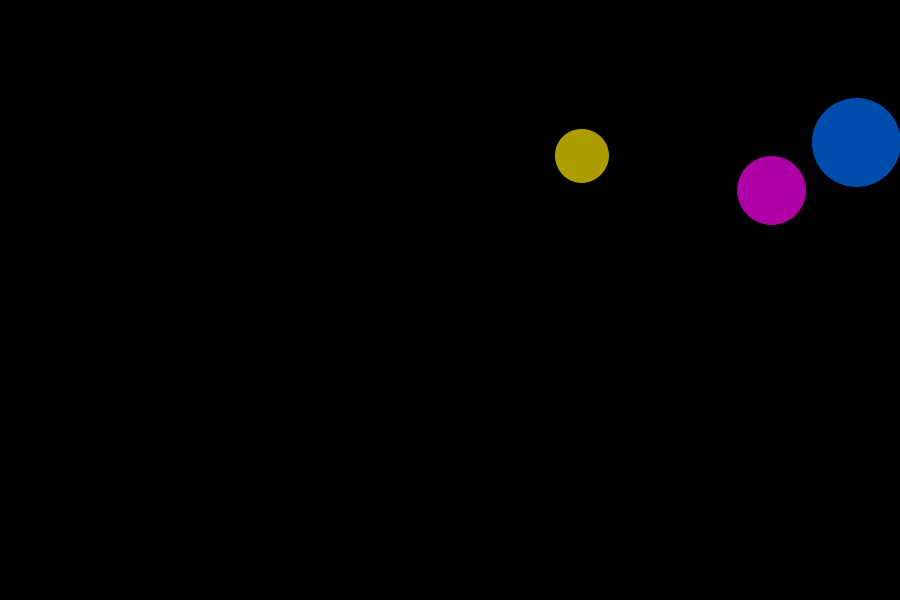
Frame 1 (no input)
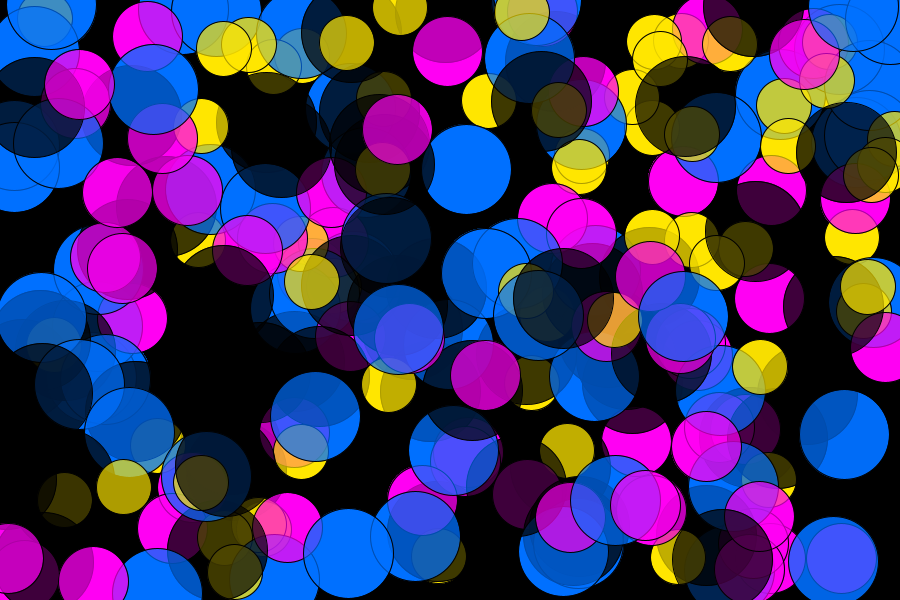
Frame 60 (the mouse pressed at the canvas centre just before this capture)
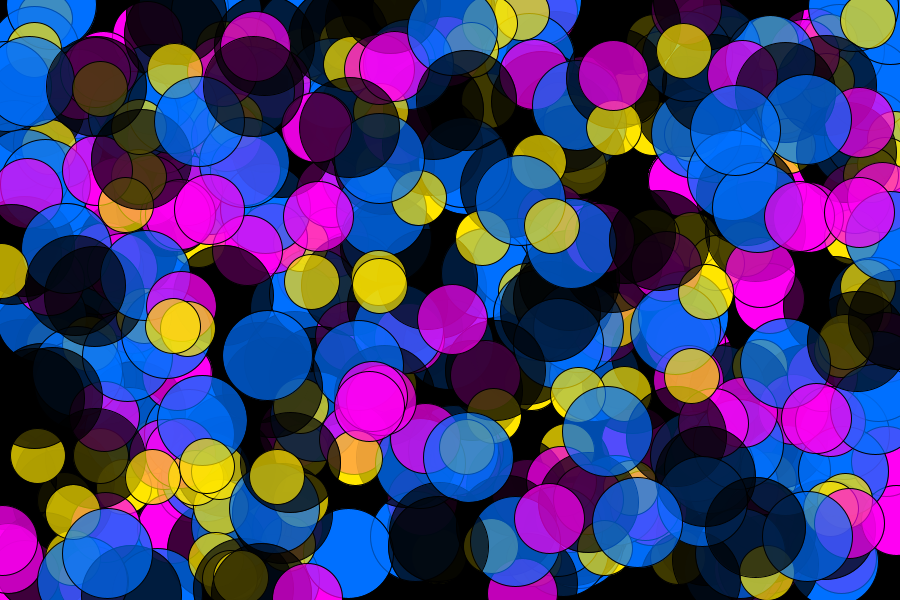
Frame 120 (the mouse held since frame 60 and released just before this capture)

The Processing sketch that drew these frames (run headless with seeded random() and noise(); from frame 60 on, the mouse is pressed at the canvas centre):

// Processing sketch: processing_175038
// ── processing_175038.pde

PGraphics alphaG;

void setup() {
  size(900, 600); 
  // create an extra pgraphics object for rendering on a transparent background
  alphaG = createGraphics(width, height, JAVA2D);

  // background will be transparent in the png-file 
  background(0);
}

void draw() {

  // draw into the pgraphics object
  alphaG.beginDraw();
  alphaG.fill(#FFE600, 0255);
  alphaG.ellipse(random(width), random(height), 55, 55);
  alphaG.fill(#0070FF, 0255);
  alphaG.ellipse(random(width), random(height), 90, 90); 
  alphaG.fill(#FF00F3, 0255);
  alphaG.ellipse(random(width), random(height), 70, 70); 
  alphaG.fill(#000000, 0255);
  alphaG.ellipse(random(width), random(height), 100, 100); 

  alphaG.endDraw();

  // draw the second renderer into the window, so we can see something 
  image(alphaG, 0, 0);
  save("colour.png");
}
